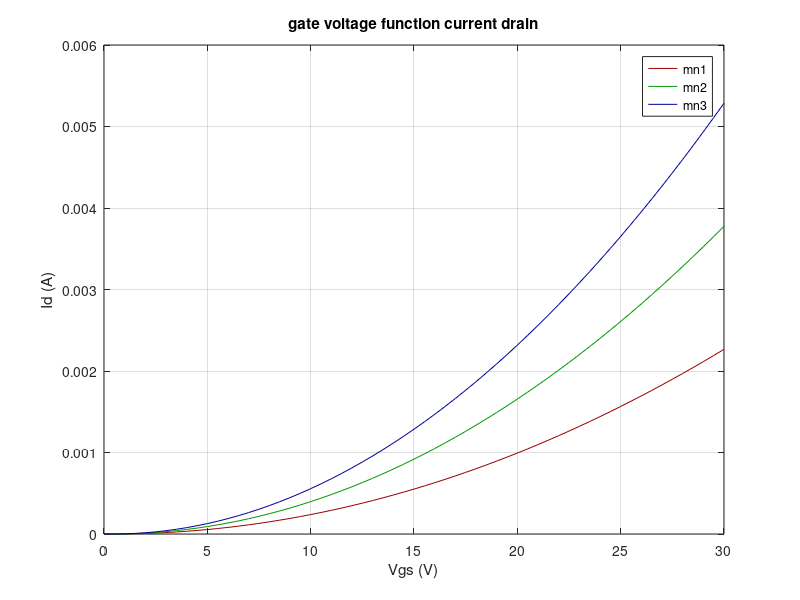

The MATLAB source for this figure:
clc;
clear all;
close all;
vgs = [0:.5:30];
vt=.4;
mn1=300*(10^(-4));
mn2=500*(10^(-4));
mn3=700*(10^(-4));
cox = ((3.9*8.84*(10^(-3)))/2);
w= 10^(-9);
L = 10^(-7);
for i=1:length(vgs)
    id1(i) = (0.5*mn1*cox*w*((vgs(i)-vt)^2)/L);
    id2(i) = (0.5*mn2*cox*w*((vgs(i)-vt)^2)/L);
    id3(i) = (0.5*mn3*cox*w*((vgs(i)-vt)^2)/L);

end
plot(vgs,id1,'Color',[.6 0 0]);
grid;
hold on;
plot(vgs,id2,'Color',[0 .6 0]);
grid;
hold on;
plot(vgs,id3,'Color',[0 0 .6]);
grid;
hold on;
title('gate voltage function current drain');
xlabel('Vgs (V)');
ylabel('Id (A)');
legend('mn1','mn2','mn3');

